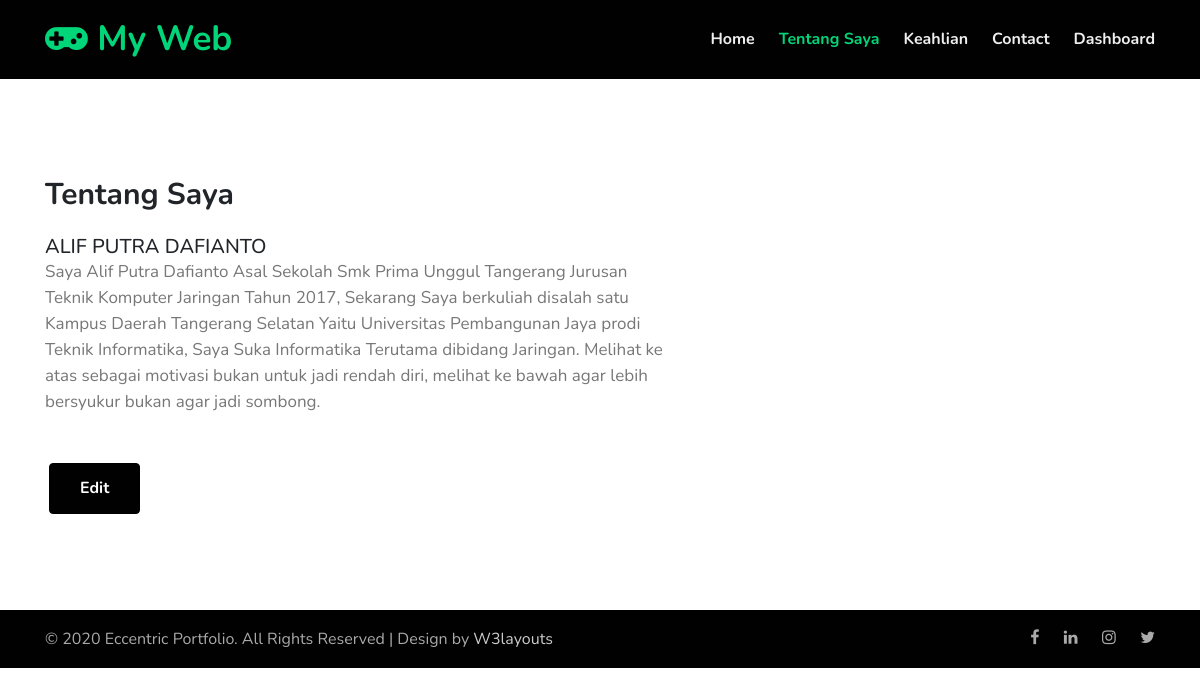
Page /about.php on the committed database.
### tables this page shows
CREATE TABLE `about` (
  `id` int(15) NOT NULL,
  `gambar` text NOT NULL,
  `judul` varchar(500) NOT NULL,
  `isi` varchar(9999) NOT NULL
);

### about.php (the view, shortened to what this page needs)
<!doctype html>
<html lang="en">
<head>
  <link rel="stylesheet" href="assets/css/style-starter.css">
</head>
<body>
<header>
  <div class="w3l-header" id="home">
    <div class="container">
      <nav class="navbar navbar-expand-lg navbar-dark pl-0 pr-0">
        <a class="navbar-brand m-0" href="index.php"><span class="fa fa-gamepad"></span> My Web </a>
        <div class="collapse navbar-collapse" id="navbarNav">
          <ul class="navbar-nav ml-auto">
            <li class="nav-item mr-lg-4">
              <a class="nav-link pl-0 pr-0" href="index.php">Home <span class="sr-only">(current)</span></a>
            </li>
            <li class="nav-item active mr-lg-4">
              <a class="nav-link pl-0 pr-0" href="about.php">Tentang Saya</a>
            </li>
            <li class="nav-item mr-lg-4">
              <a class="nav-link pl-0 pr-0" href="services.php">Keahlian</a>
            </li>
            <li class="nav-item mr-lg-4">
              <a class="nav-link pl-0 pr-0" href="contact.php">Contact</a>
            </li>
            <li class="nav-item">
              <a class="nav-link pl-0 pr-0" href="dashboard.php">Dashboard</a>
          </ul>
        </div>
      </nav>
    </div>
  </div>
</header>
 <?php
      include_once "koneksi.php";
    ?>
    <?php
    $strSQL = "SELECT * FROM about";
    $runStrSQL = mysqli_query($conn,$strSQL);
    $jmlRowData = mysqli_num_rows($runStrSQL);
    if ($jmlRowData < 0) {
    }
    else {
      while($row = mysqli_fetch_assoc($runStrSQL)) {
    ?>
<section class="w3l-about-bottom py-5" id="about">
    <div class="container py-lg-5 py-md-3">
        <div class="row middle-grids">
            <div class="col-lg-7 advantage-grid-info">
                <div class="advantage_left">
                    <h4>Tentang Saya</h4>
                    <h5 class="w3-center w3-padding-64"><span class="w3-tag w3-wide tag-putih"><?php echo $row["judul"] ?></span></h5>
                    <p><?php echo $row["isi"]?></p>
                    <a href="edit_about.php?id=<?php echo $row["id"]?>" class="btn-style btn-secondary btn mt-lg-5 mt-4 ml-1">Edit</a>
                </div>
            </div>
            <div class="col-lg-5 advantage-grid-info1">
                <div class="advantage_left1 mt-lg-0 mt-5">
                </div>
            </div>
        </div>
    </div>
</section>
<footer>
  <section class="w3l-footers-1">
    <div class="footer py-3">
      <div class="container">
        <div class="footer-content">
          <div class="row">
            <div class="col-lg-8 footer-left">
              <p class="m-0">&copy; 2020 Eccentric Portfolio. All Rights Reserved | Design by <a href="https://w3layouts.com">W3layouts</a></p>
            </div>
            <div class="col-lg-4 footer-right text-lg-right text-center mt-lg-0 mt-3">
              <ul class="social m-0 p-0">
                <li><a href="#facebook"><span class="fa fa-facebook"></span></a></li>
                <li><a href="https://www.linkedin.com/in/alif-putra-dafianto-3440911aa/"><span class="fa fa-linkedin"></span></a></li>
                <li><a href="https://www.instagram.com/apd4499/"><span class="fa fa-instagram"></span></a></li>
                <li><a href="#twitter"><span class="fa fa-twitter"></span></a></li>
              </ul>
            </div>
          </div>
        </div>
      </div>
    </div>
  </section>
  <?php
      }
    }
        ?>
</footer>
</body>
</html>

### rows in the picture
about: judul "ALIF PUTRA DAFIANTO", isi "Saya Alif Putra Dafianto Asal Sekolah Smk Prima Unggul Tangerang Jurusan Teknik Komputer Jaringan Tahun 2017, Sekarang Saya berkuliah disalah satu Kampus Daerah Tangerang Selatan Yaitu Universitas Pembangunan Jaya prodi Teknik Informatika, Saya Suka Informatika Terutama dibidang Jaringan. Melihat ke atas sebagai motivasi bukan untuk jadi rendah diri, melihat ke bawah agar lebih bersyukur bukan agar jadi sombong."
